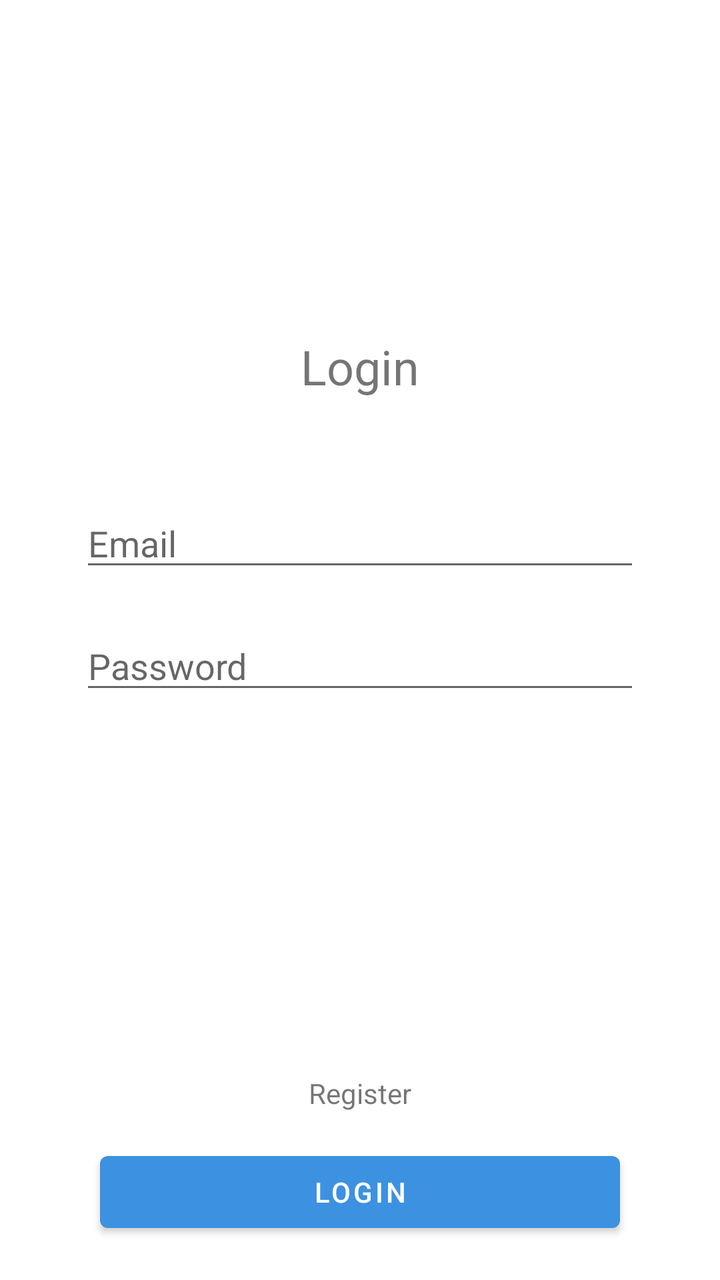
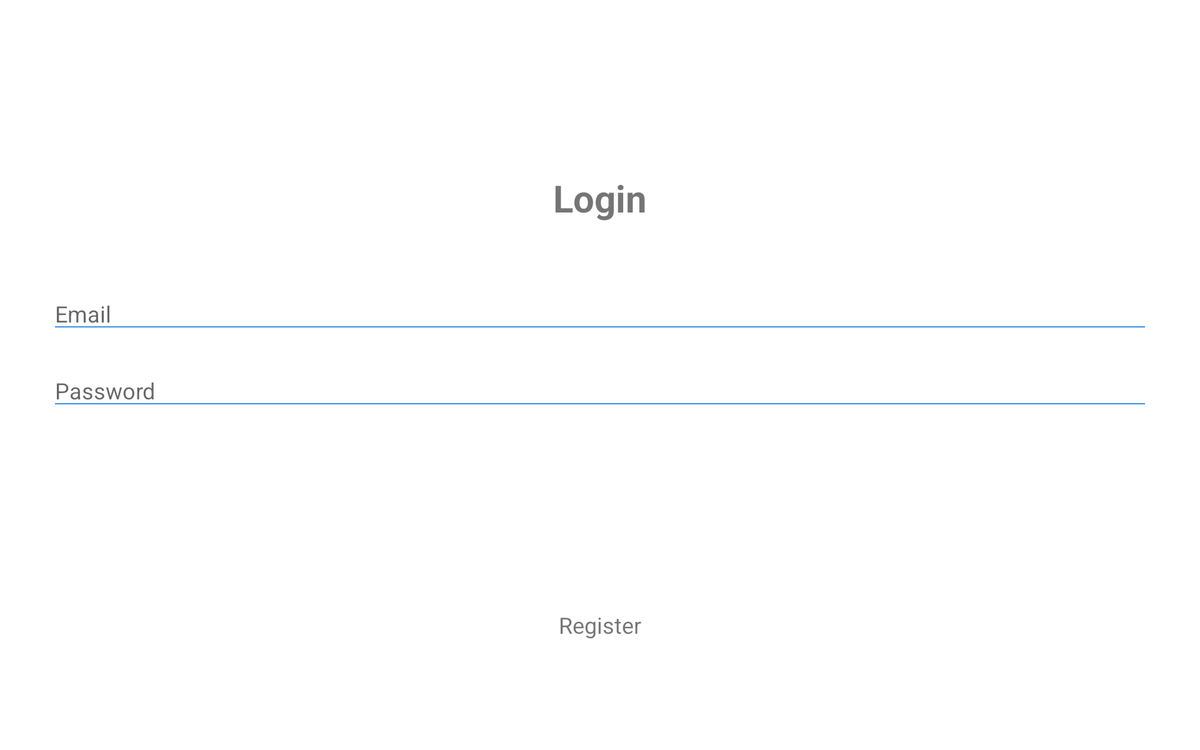

The same Android screen from two of the app's own layout files: first res/layout/ as a phone draws it, then the repository's variant for another configuration, drawn on a device whose configuration selects that folder. Both files follow.
<!-- AndroidManifest.xml: application theme Theme.FocusList -->
<!-- res/layout/activity_login.xml -->
<?xml version="1.0" encoding="utf-8"?>
<androidx.constraintlayout.widget.ConstraintLayout xmlns:android="http://schemas.android.com/apk/res/android"
    xmlns:app="http://schemas.android.com/apk/res-auto"
    android:layout_width="match_parent"
    android:layout_height="match_parent"
    android:onClick="openRegisterActivity">

    <LinearLayout
        android:layout_width="match_parent"
        android:layout_height="wrap_content"
        android:layout_marginTop="32dp"
        android:gravity="center_horizontal"
        android:orientation="vertical"
        app:layout_constraintBottom_toTopOf="@+id/btnRegister"
        app:layout_constraintTop_toTopOf="parent">

        <TextView
            android:id="@+id/txtLogin"
            android:layout_width="wrap_content"
            android:layout_height="wrap_content"
            android:text="@string/login"
            android:textSize="24sp" />

        <EditText
            android:id="@+id/inputLoginEmail"
            android:layout_width="match_parent"
            android:layout_height="wrap_content"
            android:layout_marginHorizontal="40dp"
            android:layout_marginTop="50dp"
            android:autofillHints="@string/email"
            android:ems="10"
            android:hint="@string/email"
            android:inputType="textEmailAddress" />

        <EditText
            android:id="@+id/inputLoginPassword"
            android:layout_width="match_parent"
            android:layout_height="wrap_content"
            android:layout_marginHorizontal="40dp"
            android:layout_marginTop="20dp"
            android:layout_marginBottom="50dp"
            android:autofillHints="@string/password"
            android:ems="10"
            android:hint="@string/password"
            android:inputType="textPassword" />
    </LinearLayout>

    <TextView
        android:id="@+id/btnRegister"
        android:layout_width="wrap_content"
        android:layout_height="wrap_content"
        android:layout_marginBottom="16dp"
        android:onClick="openRegisterActivity"
        android:text="@string/register"
        app:layout_constraintBottom_toTopOf="@+id/btnRegisterPage"
        app:layout_constraintEnd_toEndOf="parent"
        app:layout_constraintHorizontal_bias="0.5"
        app:layout_constraintStart_toStartOf="parent" />

    <ProgressBar
        android:id="@+id/loginProgressBar"
        style="?android:attr/progressBarStyle"
        android:layout_width="wrap_content"
        android:layout_height="wrap_content"
        android:layout_marginBottom="16dp"
        android:visibility="invisible"
        app:layout_constraintBottom_toTopOf="@+id/btnRegister"
        app:layout_constraintEnd_toEndOf="parent"
        app:layout_constraintHorizontal_bias="0.5"
        app:layout_constraintStart_toStartOf="parent" />

    <Button
        android:id="@+id/btnRegisterPage"
        android:layout_width="match_parent"
        android:layout_height="wrap_content"
        android:layout_marginHorizontal="50dp"
        android:layout_marginBottom="20dp"
        android:onClick="loginUser"
        android:text="@string/login"
        app:layout_constraintBottom_toBottomOf="parent"
        app:layout_constraintEnd_toEndOf="parent"
        app:layout_constraintHorizontal_bias="0.5"
        app:layout_constraintStart_toStartOf="parent" />
</androidx.constraintlayout.widget.ConstraintLayout>
<!-- resources referenced by this layout -->
<resources>
  <string name="email">Email</string>
  <string name="login">Login</string>
  <string name="password">Password</string>
  <string name="register">Register</string>
  <style name="Theme.FocusList" parent="Theme.MaterialComponents.DayNight.DarkActionBar">
          
          <item name="colorPrimary">@color/purple_500</item>
          <item name="colorPrimaryVariant">@color/purple_700</item>
          <item name="colorOnPrimary">@color/white</item>
          
          <item name="colorSecondary">@color/teal_200</item>
          <item name="colorSecondaryVariant">@color/teal_700</item>
          <item name="colorOnSecondary">@color/black</item>
          
          <item name="android:statusBarColor" tools:targetApi="l">?attr/colorPrimaryVariant</item>
          
      </style>
  <color name="purple_500">#3C92E1</color>
  <color name="purple_700">#3C92E1</color>
  <color name="white">#ffffff</color>
  <color name="teal_200">#3C92E1</color>
  <color name="teal_700">#3C92E1</color>
  <color name="black">#000000</color>
</resources>
<!-- res/layout-sw600dp-land/activity_login.xml (the repository's variant of the layout above) -->
<!-- drawn on a 7-inch tablet turned sideways -->
<?xml version="1.0" encoding="utf-8"?>
<androidx.constraintlayout.widget.ConstraintLayout xmlns:android="http://schemas.android.com/apk/res/android"
    xmlns:app="http://schemas.android.com/apk/res-auto"
    android:layout_width="match_parent"
    android:layout_height="match_parent"
    android:onClick="openRegisterActivity">

    <LinearLayout
        android:id="@+id/linearLayout2"
        android:layout_width="match_parent"
        android:layout_height="wrap_content"
        android:layout_marginTop="32dp"
        android:gravity="center_horizontal"
        android:orientation="vertical"
        app:layout_constraintBottom_toTopOf="@+id/btnRegister"
        app:layout_constraintTop_toTopOf="parent">

        <TextView
            android:id="@+id/txtLogin"
            android:layout_width="wrap_content"
            android:layout_height="wrap_content"
            android:text="@string/login"
            android:textSize="30sp"
            android:textStyle="bold" />

        <EditText
            android:id="@+id/inputLoginEmail"
            android:layout_width="match_parent"
            android:layout_height="wrap_content"
            android:layout_marginHorizontal="40dp"
            android:layout_marginTop="50dp"
            android:autofillHints="@string/email"
            android:backgroundTint="@color/main"
            android:ems="10"
            android:hint="@string/email"
            android:inputType="textEmailAddress" />

        <EditText
            android:id="@+id/inputLoginPassword"
            android:layout_width="match_parent"
            android:layout_height="wrap_content"
            android:layout_marginHorizontal="40dp"
            android:layout_marginTop="20dp"
            android:layout_marginBottom="50dp"
            android:autofillHints="@string/password"
            android:backgroundTint="@color/main"
            android:ems="10"
            android:hint="@string/password"
            android:inputType="textPassword" />
    </LinearLayout>

    <TextView
        android:id="@+id/btnRegister"
        android:layout_width="wrap_content"
        android:layout_height="wrap_content"
        android:layout_marginBottom="16dp"
        android:onClick="openRegisterActivity"
        android:text="@string/register"
        android:textSize="18sp"
        app:layout_constraintBottom_toTopOf="@+id/btnRegisterPage"
        app:layout_constraintEnd_toEndOf="parent"
        app:layout_constraintHorizontal_bias="0.5"
        app:layout_constraintStart_toStartOf="parent" />

    <ProgressBar
        android:id="@+id/loginProgressBar"
        style="?android:attr/progressBarStyle"
        android:layout_width="wrap_content"
        android:layout_height="wrap_content"
        android:indeterminateDrawable="@drawable/progress"
        android:visibility="invisible"
        app:layout_constraintBottom_toBottomOf="parent"
        app:layout_constraintEnd_toEndOf="parent"
        app:layout_constraintHorizontal_bias="0.5"
        app:layout_constraintStart_toStartOf="parent"
        app:layout_constraintTop_toTopOf="parent" />

    <Button
        android:id="@+id/btnRegisterPage"
        android:layout_width="match_parent"
        android:layout_height="wrap_content"
        android:layout_marginHorizontal="20dp"
        android:layout_marginBottom="24dp"
        android:background="@drawable/button_default"
        android:onClick="loginUser"
        android:text="@string/login"
        android:textColor="@color/white"
        app:layout_constraintBottom_toBottomOf="parent"
        app:layout_constraintEnd_toEndOf="parent"
        app:layout_constraintHorizontal_bias="0.5"
        app:layout_constraintStart_toStartOf="parent" />
</androidx.constraintlayout.widget.ConstraintLayout>
<!-- resources referenced by the variant -->
<!-- as a 7-inch tablet turned sideways resolves them -->
<resources>
  <color name="main">#3C92E1</color>
  <color name="white">#ffffff</color>
  <!-- drawable progress (drawable) -->
  <?xml version="1.0" encoding="utf-8"?>
  <rotate xmlns:android="http://schemas.android.com/apk/res/android"
      android:fromDegrees="0"
      android:pivotX="50%"
      android:pivotY="50%"
      android:toDegrees="360">
  
      <shape
          android:innerRadiusRatio="3"
          android:shape="ring"
          android:thicknessRatio="8"
          android:useLevel="false">
  
          <size
              android:width="76dip"
              android:height="76dip" />
  
          <gradient
              android:angle="0"
              android:endColor="#00ffffff"
              android:startColor="@color/main"
              android:type="sweep"
              android:useLevel="false" />
  
      </shape>
  
  </rotate>
  <string name="email">Email</string>
  <string name="login">Login</string>
  <string name="password">Password</string>
  <string name="register">Register</string>
  <style name="Theme.FocusList" parent="Theme.MaterialComponents.DayNight.DarkActionBar">
          
          <item name="colorPrimary">@color/purple_500</item>
          <item name="colorPrimaryVariant">@color/purple_700</item>
          <item name="colorOnPrimary">@color/white</item>
          
          <item name="colorSecondary">@color/teal_200</item>
          <item name="colorSecondaryVariant">@color/teal_700</item>
          <item name="colorOnSecondary">@color/black</item>
          
          <item name="android:statusBarColor" tools:targetApi="l">?attr/colorPrimaryVariant</item>
          
      </style>
  <color name="purple_500">#3C92E1</color>
  <color name="purple_700">#3C92E1</color>
  <color name="teal_200">#3C92E1</color>
  <color name="teal_700">#3C92E1</color>
  <color name="black">#000000</color>
</resources>
